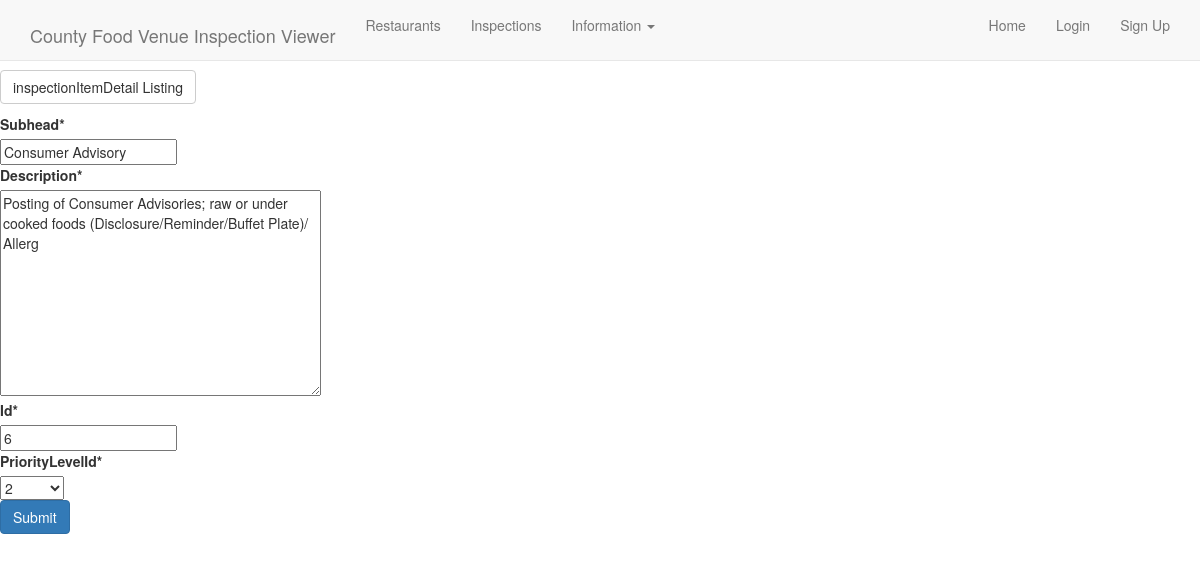
The app's page /fvi/fvi/inspectionitemdetail/update/6/ with its own data.
### fvi/models.py (models this page shows, shortened)
class inspectionItemDetail(models.Model):
    subhead = models.CharField(max_length=30)
    description = models.TextField(max_length=100)
    id = models.IntegerField(primary_key=True)
    priorityLevelId = models.ForeignKey('fvi.priorityLevel', )
    class Meta:
        ordering = ('-pk',)

### fvi/views.py (the view)
# urls.py: url(r'^fvi/inspectionitemdetail/update/(?P<pk>\S+)/$', views.inspectionItemDetailUpdateView.as_view(), name='fvi_inspectionitemdetail_update'),
class inspectionItemDetailUpdateView(UpdateView):
    model = inspectionItemDetail
    form_class = inspectionItemDetailForm

### fvi/forms.py
class inspectionItemDetailForm(forms.ModelForm):
    class Meta:
        model = inspectionItemDetail
        fields = ['subhead', 'description', 'id', 'priorityLevelId']

### fvi/models.py (called while the page is built)
    def __str__(self):
        return str(self.levelPoints)

### fvi/templates/fvi/inspectionitemdetail_form.html (shortened to what this page needs)
{% extends "base.html" %}
{% load static %}
{% load crispy_forms_tags %}
{% block content %}
<p><a class="btn btn-default" href="{% url 'fvi_inspectionitemdetail_list' %}">inspectionItemDetail Listing</a></p>
<form method="post">
{{form|crispy}}
<button class="btn btn-primary" type="submit">Submit</button>
</form>
{% endblock %}

### records on screen
inspectionItemDetail: subhead "Consumer Advisory", description "Posting of Consumer Advisories; raw or under cooked foods (Disclosure/Reminder/Buffet Plate)/ Allerg", id "6", priorityLevelId "2"
